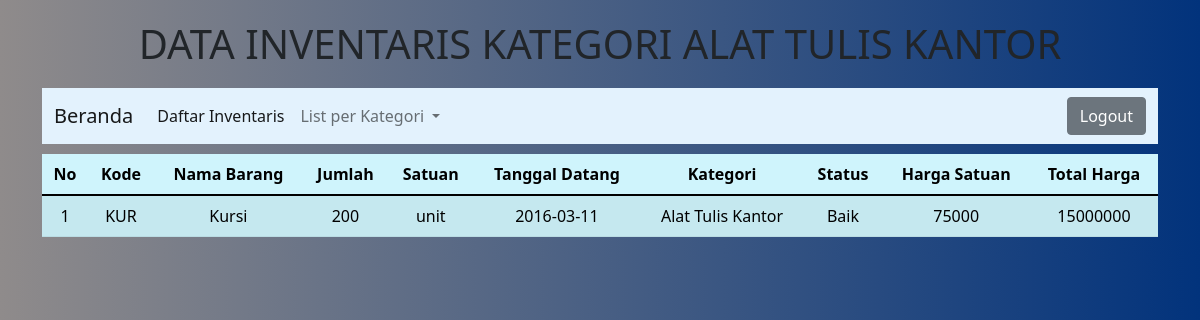
Screenshot of /ATK.php (signed in) with the database file from the repository.
### tables this page shows
CREATE TABLE `inventaris` (
  `kode_barang` varchar(10) NOT NULL,
  `nama_barang` varchar(30) NOT NULL,
  `jumlah` int(11) NOT NULL,
  `satuan` varchar(15) NOT NULL,
  `tgl_datang` date NOT NULL,
  `kategori` varchar(20) NOT NULL,
  `status_barang` varchar(20) NOT NULL,
  `harga` int(20) NOT NULL
);

### ATK.php (the view, shortened to what this page needs)
<!DOCTYPE html>
<html lang="en">
<head>
     <link href="https://cdn.jsdelivr.net/npm/bootstrap@5.1.3/dist/css/bootstrap.min.css" rel="stylesheet" />
    <link rel="stylesheet" href="style.css" />
</head>
<body>
    <div class=container>
        <h1 class="text-center" style="margin: 20px 0 20px 0;">DATA INVENTARIS KATEGORI ALAT TULIS KANTOR</h1>
        <nav class="navbar navbar-expand-lg navbar-light" style="background-color: #e3f2fd;">
        <div class="container-fluid">
            <a class="navbar-brand" href="tampilan1.php">Beranda</a>
            <div class="collapse navbar-collapse" id="navbarSupportedContent">
            <ul class="navbar-nav me-auto mb-2 mb-lg-0">
                <li class="nav-item">
                <a class="nav-link active" aria-current="page" href="data.php">Daftar Inventaris</a>
                </li>
                <li class="nav-item dropdown">
                <a class="nav-link dropdown-toggle" href="#" id="navbarDropdown" role="button" data-bs-toggle="dropdown" aria-expanded="false">
                    List per Kategori
                </a>
                </li>
            </ul>
            <div class="logout text-end">
                <a href="logout.php">
                    <button class="btn btn-secondary" >Logout</button>
                </a>
            </div>
            </div>
        </div>
    </nav>
        <div class="tb-isi text-center col align-self-end">
            <table class="table table-info table-striped" >
            <thead>
                <tr >
                <th scope="col">No</th>
                <th scope="col">Kode</th>
                <th scope="col">Nama Barang</th>
                <th scope="col">Jumlah</th>
                <th scope="col">Satuan</th>
                <th scope="col">Tanggal Datang</th>
                <th scope="col">Kategori</th>
                <th scope="col">Status</th>
                <th scope="col">Harga Satuan</th>
                <th scope="col">Total Harga</th>
                </tr>
            </thead>
            <tbody >
                <?php
                    include "config_db.php";
                    $query = mysqli_query ($connection, "SELECT * FROM inventaris WHERE kategori LIKE '%Alat Tulis Kantor%'");
                        $s=1;
                        while ($data=mysqli_fetch_array($query))
                        {?>
                        <tr>
                        <td> <?php echo $s++?></td>
                        <td> <?php echo $data['kode_barang'];?></td>
                        <td> <?php echo $data['nama_barang'];?></td>
                        <td> <?php echo $data['jumlah'];?></td>
                        <td> <?php echo $data['satuan'];?></td>
                        <td> <?php echo $data['tgl_datang'];?></td>
                        <td> <?php echo $data['kategori'];?></td>
                        <td> <?php echo $data['status_barang'];?></td>
                        <td> <?php echo $data['harga'];?></td>
                        <td> <?php echo $data['harga']*$data['jumlah'];?></td>
                        </tr>
                        <?php
                        }
                        ?>
            </tbody>
            </table>
            </div>
        </div>
</body>
</html>

### style.css (style rules this page uses)
body { background: linear-gradient(to right, #8f8b8b, #02337c); }
.tb-isi { margin-top: 10px; }

### rows the page displays
inventaris: kode_barang "KUR", nama_barang "Kursi", jumlah "200", satuan "unit", tgl_datang "2016-03-11", kategori "Alat Tulis Kantor", status_barang "Baik", harga "75000", $data['harga']*$data['jumlah'] "15000000"
